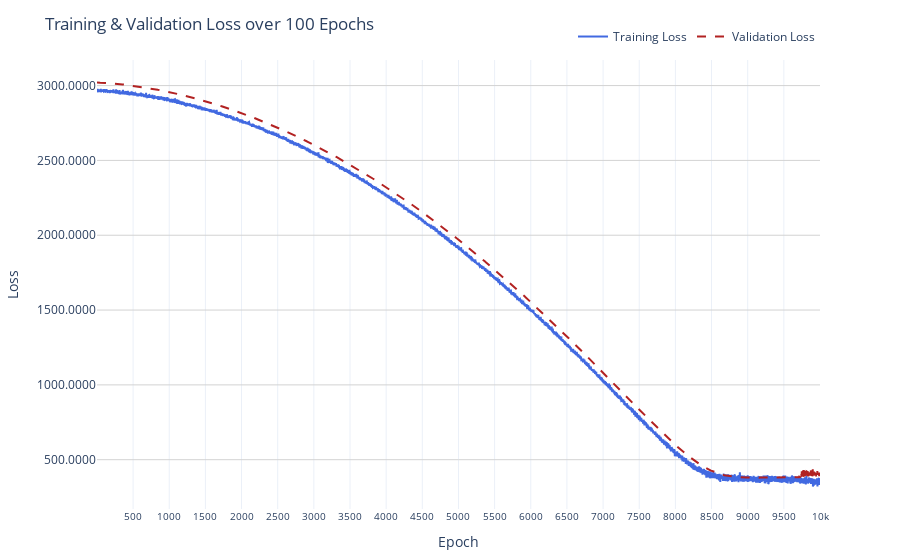

Write notebook code for a chart like this one.
### Code cell
import plotly.graph_objects as go

epochs = list(range(1, len(train_losses) + 1))

fig = go.Figure()

# Training loss trace
fig.add_trace(go.Scatter(
    x=epochs,
    y=train_losses,
    mode="lines",
    name="Training Loss",
    line=dict(color="royalblue", width=2)
))

# Validation loss trace
fig.add_trace(go.Scatter(
    x=epochs,
    y=val_losses,
    mode="lines",
    name="Validation Loss",
    line=dict(color="firebrick", width=2, dash="dash")
))

# Layout enhancements
fig.update_layout(
    title="Training & Validation Loss over 100 Epochs",
    xaxis_title="Epoch",
    yaxis_title="Loss",
    xaxis=dict(
        tickmode='array',
        tickvals=list(range(0, 10500, 500)),  # Show ticks every 100 epochs
        tickfont=dict(size=10)
    ),
    yaxis=dict(
        tickformat=".2e" if max(train_losses + val_losses) > 1e4 else ".4f",  # Dynamic formatting
        gridcolor="lightgray"
    ),
    legend=dict(
        orientation="h",
        yanchor="bottom",
        y=1.02,
        xanchor="right",
        x=1
    ),
    template="plotly_white",
    margin=dict(t=60, b=40)
)

fig.show()

### Figure 1 — Plotly figure (JSON) as saved in the notebook; plotly's stock layout.template omitted (floating-point values rounded to 4 significant figures; data arrays with more than 128 entries replaced by an {"elided": "..."} marker saying what was removed)
{"data": [{"line": {"color": "royalblue", "width": 2}, "mode": "lines", "name": "Training Loss", "type": "scatter", "x": {"elided": "10000 int values"}, "y": {"elided": "10000 float values"}}, {"line": {"color": "firebrick", "dash": "dash", "width": 2}, "mode": "lines", "name": "Validation Loss", "type": "scatter", "x": {"elided": "10000 int values"}, "y": {"elided": "10000 float values"}}], "layout": {"legend": {"orientation": "h", "x": 1, "xanchor": "right", "y": 1.02, "yanchor": "bottom"}, "margin": {"b": 40, "t": 60}, "title": {"text": "Training & Validation Loss over 100 Epochs"}, "xaxis": {"tickfont": {"size": 10}, "tickmode": "array", "tickvals": [0, 500, 1000, 1500, 2000, 2500, 3000, 3500, 4000, 4500, 5000, 5500, 6000, 6500, 7000, 7500, 8000, 8500, 9000, 9500, 10000], "title": {"text": "Epoch"}}, "yaxis": {"gridcolor": "lightgray", "tickformat": ".4f", "title": {"text": "Loss"}}}}
